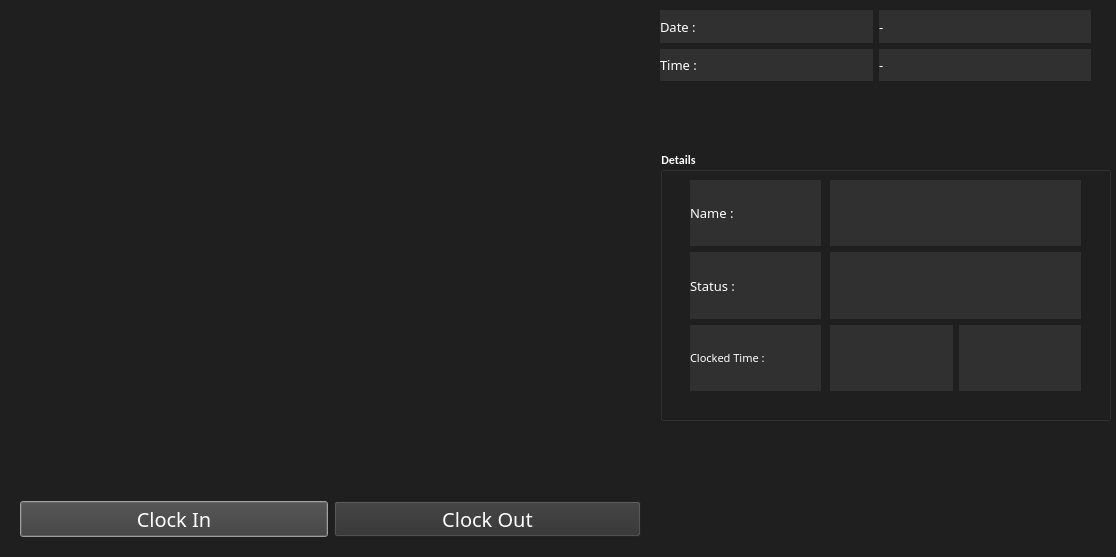
<?xml version="1.0" encoding="UTF-8"?>
<ui version="4.0">
 <class>OutputDialog</class>
 <widget class="QDialog" name="OutputDialog">
  <property name="geometry">
   <rect>
    <x>0</x>
    <y>0</y>
    <width>1116</width>
    <height>557</height>
   </rect>
  </property>
  <property name="minimumSize">
   <size>
    <width>0</width>
    <height>0</height>
   </size>
  </property>
  <property name="maximumSize">
   <size>
    <width>1280</width>
    <height>720</height>
   </size>
  </property>
  <property name="font">
   <font>
    <family>Calibri</family>
    <weight>75</weight>
    <bold>true</bold>
   </font>
  </property>
  <property name="windowTitle">
   <string>Face Recognition Attendance App</string>
  </property>
  <property name="windowIcon">
   <iconset>
    <normaloff>:/icon/icon.png</normaloff>:/icon/icon.png</iconset>
  </property>
  <property name="styleSheet">
   <string notr="true">background-color: rgb(31, 31, 31);</string>
  </property>
  <widget class="QLabel" name="imgLabel">
   <property name="geometry">
    <rect>
     <x>29</x>
     <y>19</y>
     <width>611</width>
     <height>471</height>
    </rect>
   </property>
   <property name="minimumSize">
    <size>
     <width>4</width>
     <height>0</height>
    </size>
   </property>
   <property name="maximumSize">
    <size>
     <width>640</width>
     <height>480</height>
    </size>
   </property>
   <property name="styleSheet">
    <string notr="true">background-color: rgb(31, 31, 31);</string>
   </property>
   <property name="text">
    <string/>
   </property>
  </widget>
  <widget class="QWidget" name="horizontalLayoutWidget">
   <property name="geometry">
    <rect>
     <x>20</x>
     <y>489</y>
     <width>621</width>
     <height>61</height>
    </rect>
   </property>
   <layout class="QHBoxLayout" name="horizontalLayout">
    <item>
     <widget class="QPushButton" name="ClockInButton">
      <property name="font">
       <font>
        <family>Arial Black</family>
        <pointsize>15</pointsize>
        <weight>10</weight>
        <italic>false</italic>
        <bold>false</bold>
       </font>
      </property>
      <property name="styleSheet">
       <string notr="true">background-color: rgb(48, 48, 48);
selection-background-color: rgb(255, 255, 255);

color: rgb(255, 255, 255);
font: 87 15pt &quot;Arial Black&quot;;</string>
      </property>
      <property name="text">
       <string>Clock In</string>
      </property>
      <property name="checkable">
       <bool>true</bool>
      </property>
     </widget>
    </item>
    <item>
     <widget class="QPushButton" name="ClockOutButton">
      <property name="font">
       <font>
        <family>Arial Black</family>
        <pointsize>15</pointsize>
        <weight>10</weight>
        <italic>false</italic>
        <bold>false</bold>
       </font>
      </property>
      <property name="styleSheet">
       <string notr="true">background-color: rgb(48, 48, 48);
selection-background-color: rgb(255, 255, 255);

color: rgb(255, 255, 255);
font: 87 15pt &quot;Arial Black&quot;;</string>
      </property>
      <property name="text">
       <string>Clock Out</string>
      </property>
      <property name="checkable">
       <bool>true</bool>
      </property>
     </widget>
    </item>
   </layout>
  </widget>
  <widget class="QWidget" name="gridLayoutWidget">
   <property name="geometry">
    <rect>
     <x>660</x>
     <y>10</y>
     <width>431</width>
     <height>71</height>
    </rect>
   </property>
   <layout class="QGridLayout" name="gridLayout_2">
    <item row="2" column="1">
     <widget class="QLabel" name="Time_Label">
      <property name="font">
       <font>
        <family>Arial Black</family>
        <pointsize>10</pointsize>
        <weight>10</weight>
        <italic>false</italic>
        <bold>false</bold>
       </font>
      </property>
      <property name="styleSheet">
       <string notr="true">background-color: rgb(48, 48, 48);
selection-background-color: rgb(255, 255, 255);

color: rgb(255, 255, 255);
font: 87 10pt &quot;Arial Black&quot;;</string>
      </property>
      <property name="text">
       <string>-</string>
      </property>
     </widget>
    </item>
    <item row="2" column="0">
     <widget class="QLabel" name="label_2">
      <property name="font">
       <font>
        <family>Arial Black</family>
        <pointsize>10</pointsize>
        <weight>10</weight>
        <italic>false</italic>
        <bold>false</bold>
       </font>
      </property>
      <property name="styleSheet">
       <string notr="true">background-color: rgb(48, 48, 48);
selection-background-color: rgb(255, 255, 255);

color: rgb(255, 255, 255);
font: 87 10pt &quot;Arial Black&quot;;</string>
      </property>
      <property name="text">
       <string>Time :</string>
      </property>
     </widget>
    </item>
    <item row="0" column="1">
     <widget class="QLabel" name="Date_Label">
      <property name="font">
       <font>
        <family>Arial Black</family>
        <pointsize>10</pointsize>
        <weight>10</weight>
        <italic>false</italic>
        <bold>false</bold>
       </font>
      </property>
      <property name="styleSheet">
       <string notr="true">background-color: rgb(48, 48, 48);
selection-background-color: rgb(255, 255, 255);

color: rgb(255, 255, 255);
font: 87 10pt &quot;Arial Black&quot;;</string>
      </property>
      <property name="text">
       <string>-</string>
      </property>
     </widget>
    </item>
    <item row="0" column="0">
     <widget class="QLabel" name="label">
      <property name="font">
       <font>
        <family>Arial Black</family>
        <pointsize>10</pointsize>
        <weight>10</weight>
        <italic>false</italic>
        <bold>false</bold>
       </font>
      </property>
      <property name="styleSheet">
       <string notr="true">background-color: rgb(48, 48, 48);
selection-background-color: rgb(255, 255, 255);

color: rgb(255, 255, 255);
font: 87 10pt &quot;Arial Black&quot;;</string>
      </property>
      <property name="text">
       <string>Date :</string>
      </property>
     </widget>
    </item>
   </layout>
  </widget>
  <widget class="QGroupBox" name="groupBox">
   <property name="geometry">
    <rect>
     <x>660</x>
     <y>150</y>
     <width>451</width>
     <height>271</height>
    </rect>
   </property>
   <property name="styleSheet">
    <string notr="true">color: rgb(255, 255, 255);</string>
   </property>
   <property name="title">
    <string>Details</string>
   </property>
   <widget class="QWidget" name="verticalLayoutWidget">
    <property name="geometry">
     <rect>
      <x>30</x>
      <y>30</y>
      <width>131</width>
      <height>211</height>
     </rect>
    </property>
    <layout class="QVBoxLayout" name="verticalLayout">
     <item>
      <widget class="QLabel" name="label_3">
       <property name="font">
        <font>
         <family>Arial Black</family>
         <pointsize>10</pointsize>
         <weight>10</weight>
         <italic>false</italic>
         <bold>false</bold>
        </font>
       </property>
       <property name="styleSheet">
        <string notr="true">background-color: rgb(48, 48, 48);
selection-background-color: rgb(255, 255, 255);

color: rgb(255, 255, 255);
font: 87 10pt &quot;Arial Black&quot;;</string>
       </property>
       <property name="text">
        <string>Name : </string>
       </property>
      </widget>
     </item>
     <item>
      <widget class="QLabel" name="label_4">
       <property name="font">
        <font>
         <family>Arial Black</family>
         <pointsize>10</pointsize>
         <weight>10</weight>
         <italic>false</italic>
         <bold>false</bold>
        </font>
       </property>
       <property name="styleSheet">
        <string notr="true">background-color: rgb(48, 48, 48);
selection-background-color: rgb(255, 255, 255);

color: rgb(255, 255, 255);
font: 87 10pt &quot;Arial Black&quot;;</string>
       </property>
       <property name="text">
        <string>Status :</string>
       </property>
      </widget>
     </item>
     <item>
      <widget class="QLabel" name="label_5">
       <property name="font">
        <font>
         <family>Arial Black</family>
         <pointsize>8</pointsize>
         <weight>10</weight>
         <italic>false</italic>
         <bold>false</bold>
        </font>
       </property>
       <property name="styleSheet">
        <string notr="true">background-color: rgb(48, 48, 48);
selection-background-color: rgb(255, 255, 255);

color: rgb(255, 255, 255);
font: 87 8pt &quot;Arial Black&quot;;</string>
       </property>
       <property name="text">
        <string>Clocked Time : </string>
       </property>
      </widget>
     </item>
    </layout>
   </widget>
   <widget class="QWidget" name="verticalLayoutWidget_2">
    <property name="geometry">
     <rect>
      <x>170</x>
      <y>30</y>
      <width>251</width>
      <height>211</height>
     </rect>
    </property>
    <layout class="QVBoxLayout" name="verticalLayout_2">
     <item>
      <widget class="QLabel" name="NameLabel">
       <property name="font">
        <font>
         <family>Arial Black</family>
         <pointsize>10</pointsize>
         <weight>10</weight>
         <italic>false</italic>
         <bold>false</bold>
        </font>
       </property>
       <property name="styleSheet">
        <string notr="true">background-color: rgb(48, 48, 48);
selection-background-color: rgb(255, 255, 255);

color: rgb(255, 255, 255);
font: 87 10pt &quot;Arial Black&quot;;</string>
       </property>
       <property name="text">
        <string/>
       </property>
      </widget>
     </item>
     <item>
      <widget class="QLabel" name="StatusLabel">
       <property name="font">
        <font>
         <family>Arial Black</family>
         <pointsize>10</pointsize>
         <weight>10</weight>
         <italic>false</italic>
         <bold>false</bold>
        </font>
       </property>
       <property name="styleSheet">
        <string notr="true">background-color: rgb(48, 48, 48);
selection-background-color: rgb(255, 255, 255);

color: rgb(255, 255, 255);
font: 87 10pt &quot;Arial Black&quot;;</string>
       </property>
       <property name="text">
        <string/>
       </property>
      </widget>
     </item>
     <item>
      <layout class="QHBoxLayout" name="horizontalLayout_2">
       <item>
        <widget class="QLabel" name="HoursLabel">
         <property name="font">
          <font>
           <family>Arial Black</family>
           <pointsize>10</pointsize>
           <weight>10</weight>
           <italic>false</italic>
           <bold>false</bold>
          </font>
         </property>
         <property name="styleSheet">
          <string notr="true">background-color: rgb(48, 48, 48);
selection-background-color: rgb(255, 255, 255);

color: rgb(255, 255, 255);
font: 87 10pt &quot;Arial Black&quot;;</string>
         </property>
         <property name="text">
          <string/>
         </property>
        </widget>
       </item>
       <item>
        <widget class="QLabel" name="MinLabel">
         <property name="font">
          <font>
           <family>Arial Black</family>
           <pointsize>10</pointsize>
           <weight>10</weight>
           <italic>false</italic>
           <bold>false</bold>
          </font>
         </property>
         <property name="styleSheet">
          <string notr="true">background-color: rgb(48, 48, 48);
selection-background-color: rgb(255, 255, 255);

color: rgb(255, 255, 255);
font: 87 10pt &quot;Arial Black&quot;;</string>
         </property>
         <property name="text">
          <string/>
         </property>
        </widget>
       </item>
      </layout>
     </item>
    </layout>
   </widget>
  </widget>
 </widget>
 <resources/>
 <connections/>
</ui>
